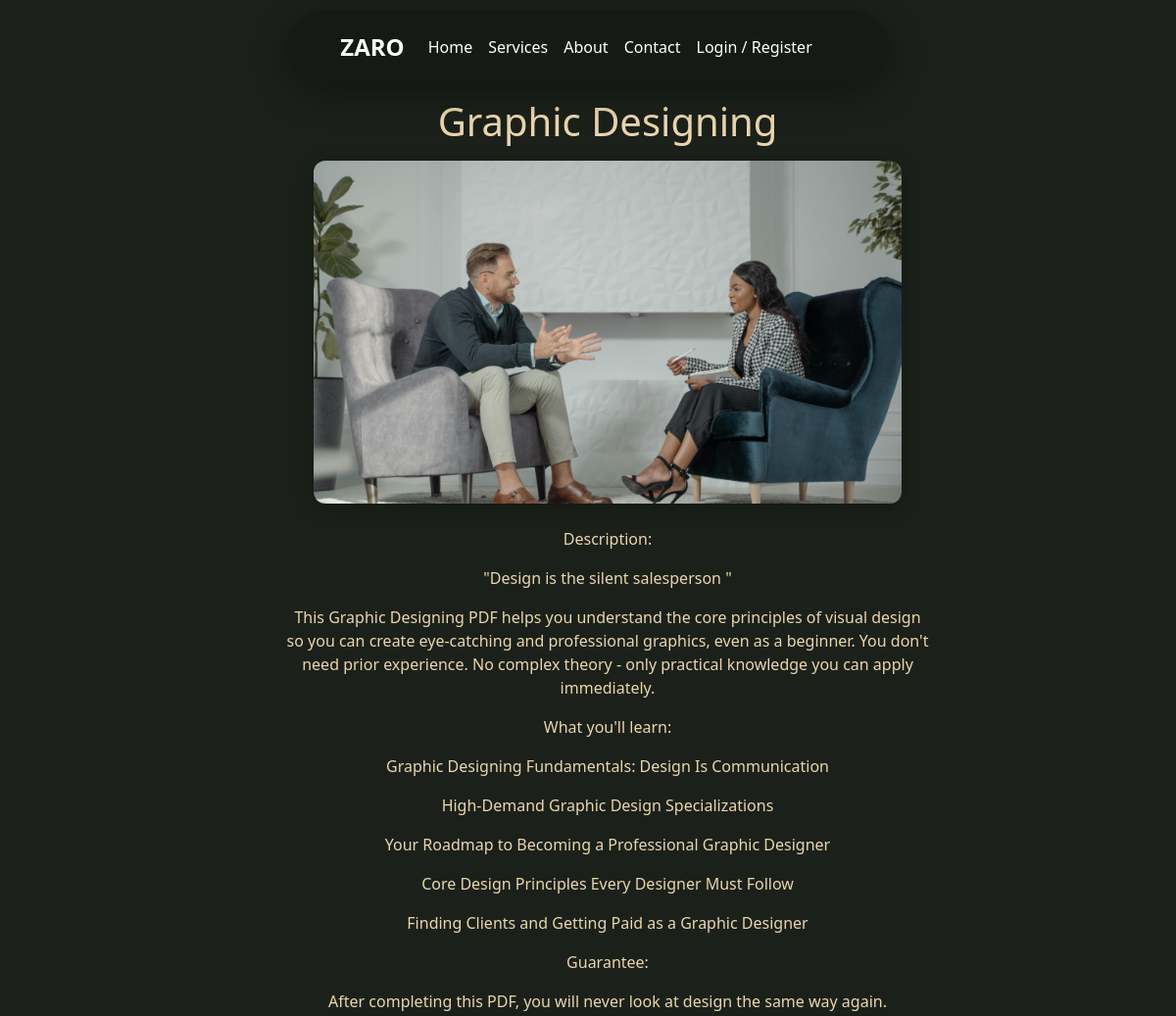
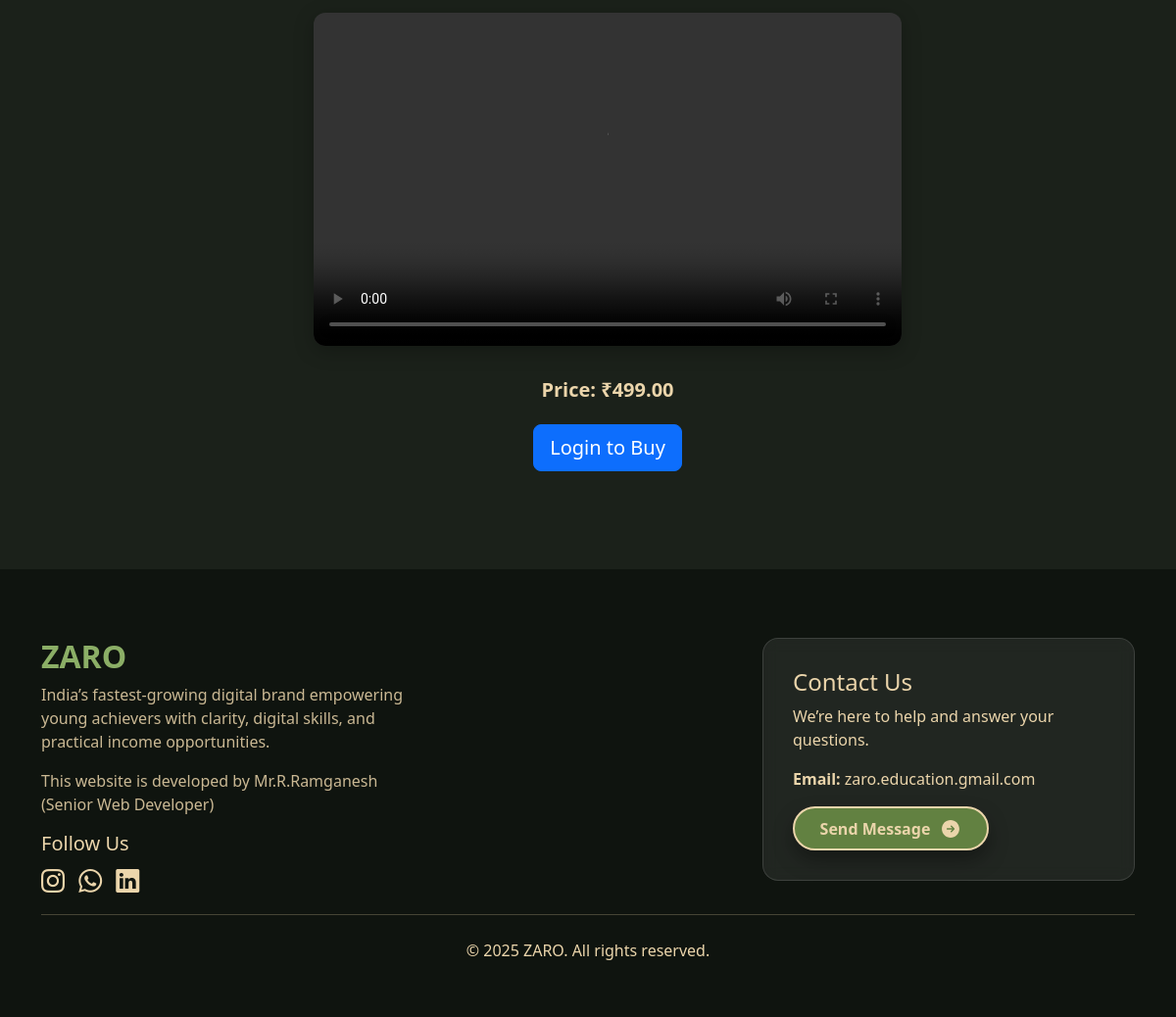
/courses/graphicdesigning/, run on the app's committed database (2 pictures, top to bottom).
### courses/models.py (models this page shows, shortened)
class Course(models.Model):
    title = models.CharField(max_length=200)
    category = models.ForeignKey(Category, on_delete=models.SET_NULL, null=True, blank=True)
    thumbnail = models.ImageField(upload_to='courses/thumbnails/', null=True, blank=True)
    short_description = models.CharField(max_length=300)
    full_description = models.TextField()
    price = models.DecimalField(max_digits=8, decimal_places=2, default=0)
    author = models.CharField(max_length=120, default='Admin')
    pdf = models.FileField(upload_to='courses/pdfs/', null=True, blank=True)
    slug = models.SlugField(unique=True)
    created_at = models.DateTimeField(auto_now_add=True)

### courses/views.py (the view)
# urls.py: path('<slug:slug>/', views.course_detail, name='course_detail'),
def course_detail(request, slug):
    course = get_object_or_404(Course, slug=slug)
    return render(request, 'courses/course_detail.html', {'course': course})

### templates/courses/course_detail.html (shortened to what this page needs)
{% extends 'base.html' %}
{% load static %}
{% block content %}
<center>
<div class="col-lg-8" style="margin: 100px; padding-left:100px;" >
    <h1 class="mb-3">{{ course.title }}</h1>
    <div class="course-thumbnail mb-4 text-center">
        <img src="{% static 'img/img2.jpg' %}"
     style="width:600px; height:350px; object-fit:cover; border-radius:12px; box-shadow:0 5px 20px rgba(0,0,0,0.25);">
    </div>
    <p class="course-description">{{ course.full_description|linebreaks }}</p>
    <div class="course-video mb-4 text-center">
        <video controls
               style="width:600px; height:340px; border-radius:12px; box-shadow:0 5px 20px rgba(0,0,0,0.25);">
            <source src="https://your-video-link.mp4" type="video/mp4">
        </video>
    </div>
    <p class="course-price"><strong>Price:</strong> ₹{{ course.price }}</p>
    {% if user.is_authenticated %}
    <a class="btn btn-success btn-lg" href="/courses/{{ course.slug }}/buy/">Buy Now</a>
    {% else %}
    <a class="btn btn-primary btn-lg" href="/accounts/login/?next=/courses/{{ course.slug }}/buy/">Login to Buy</a>
    {% endif %}
</div>
</center>
{% endblock %}

### static/css/style.css (style rules this page uses)
:root { --bg: #1B211A; --accent: #628141; --accent2: #8BAE66; --light: #EBD5AB; color-scheme: dark; }
body.dark-theme { background: var(--bg); color: var(--light); }
a { text-decoration: none !important; }
html, body { width: 100%; height: 100%; }
body { overflow-x: hidden; }
h1,h2,h3,h4,h5,p { color: var(--light); }

### templates/courses/course_detail.html (style rules this page uses)
.course-thumbnail img { border-radius: 12px; object-fit: cover; max-height: 400px; }
.course-video video { border-radius: 12px; max-height: 400px; box-shadow: 0 5px 20px rgba(0,0,0,0.25); }
.course-description { font-size: 1.1rem; line-height: 1.6; margin-bottom: 20px; }
.course-price { font-size: 1.25rem; font-weight: 600; margin-bottom: 20px; }

### data on the page
Course: title "Graphic Designing", full_description "Description: \"Design is the silent salesperson \" This Graphic Designing PDF helps you understand the core principles of visual design so you can create eye-catching and professional graphics, even as a beginner. You don't need prior experience. No complex theory - only practical knowledge you can apply immediately. What you'll learn: Graphic Designing Fundamentals: Design Is Communication High-Demand Graphic Design Specializations Your Roadmap to Becoming a Professional Graphic Designer Core Design Principles Every Designer Must Follow Finding Clients and Getting Paid as a Graphic Designer Guarantee: After completing this PDF, you will never look at design the same way again.", price "499.00"
